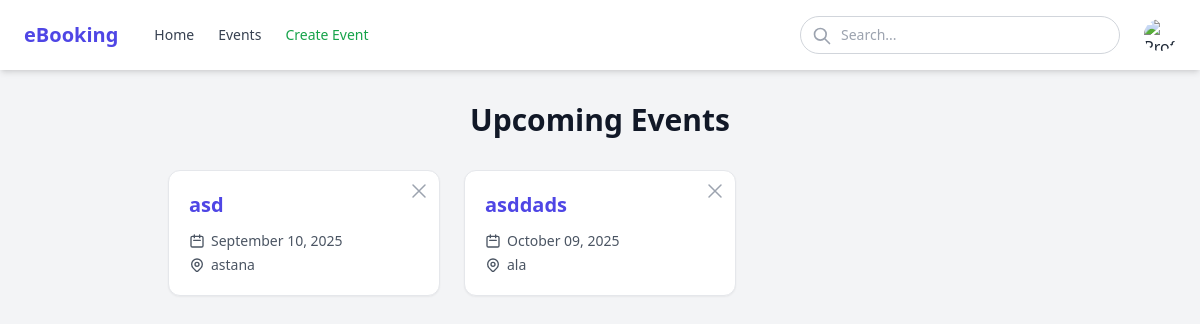
The app's page /events (signed in), older data.
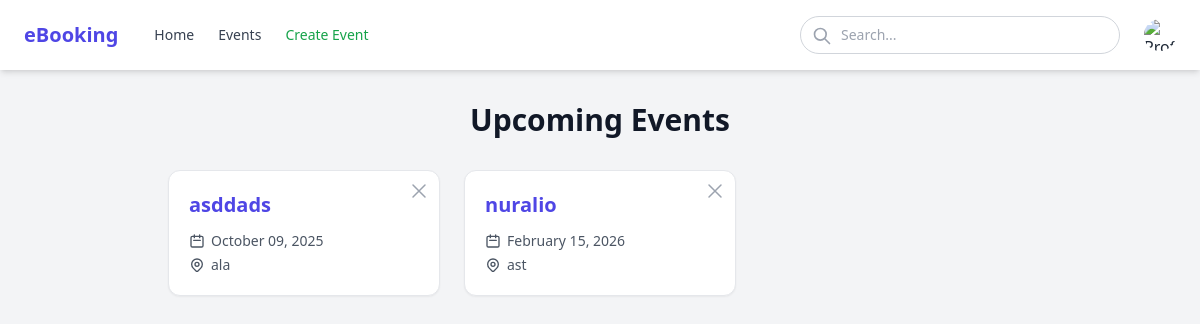
The same page, newer data.
### app/models.py (models this page shows, shortened)
class Event(db.Model):
    event_id: so.Mapped[int] = so.mapped_column(primary_key=True)
    title: so.Mapped[str] = so.mapped_column(sa.String(128), index=True, unique=True)
    description: so.Mapped[str] = so.mapped_column(sa.String(256), index=True)
    date: so.Mapped[datetime.date] = so.mapped_column(sa.Date)
    time: so.Mapped[datetime.time] = so.mapped_column(sa.Time, nullable=False)
    location: so.Mapped[str] = so.mapped_column(sa.String(30))
    total_seats: so.Mapped[int] = so.mapped_column()
    seats_left: so.Mapped[int] = so.mapped_column(default=0)
    created_by: so.Mapped[str] = so.mapped_column(sa.String(64))
    bookings: so.Mapped[list["Booking"]] = so.relationship(back_populates="event",
                                                           cascade="all, delete-orphan")

### app/routes.py (the view)
@app.route('/events')
def events():
    events = Event.query.all()
    return render_template('events.html', events=events)

### app/models.py (called while the page is built)
@login.user_loader
def load_user(id):
    return db.session.get(User, int(id))

### app/templates/events.html (shortened to what this page needs)
{% extends 'base.html' %}
{% block content %}
<div class="max-w-4xl mx-auto px-4">
    <h1 class="text-3xl font-bold text-gray-900 mb-8 text-center">Upcoming Events</h1>
    {% if events %}
        <div class="grid grid-cols-1 md:grid-cols-2 lg:grid-cols-3 gap-6">
            {% for event in events %}
            <a href="{{ url_for('event_detail', event_id=event.event_id) }}"
                class="block bg-white rounded-xl shadow-sm hover:shadow-md transition-shadow duration-300 ease-in-out overflow-hidden border border-gray-200 relative">
                {% if current_user.is_authenticated and current_user.role == 'admin' %}
                <div class="absolute top-2 right-2 z-10">
                    <form method="POST" action="{{ url_for('delete_event', event_id=event.event_id) }}" class="inline" onsubmit="return confirm('Are you sure you want to delete this event?');">
                        <button type="submit"
                            class="text-gray-400 hover:text-red-500 focus:outline-none focus:text-red-700 transition-colors duration-200"
                            title="Delete Event"
                            aria-label="Delete Event">
                                <svg xmlns="http://www.w3.org/2000/svg" fill="none" viewBox="0 0 24 24" stroke-width="1.5" stroke="currentColor" class="w-6 h-6">
                                    <path stroke-linecap="round" stroke-linejoin="round" d="M6 18 18 6M6 6l12 12" />
                                </svg>
                        </button>
                    </form>
                </div>
    {% endif %}
    <div class="p-5">
        <h3 class="text-xl font-semibold text-indigo-600 hover:text-indigo-800 transition-colors duration-200 mb-2">
            {{ event.title }}
        </h3>
        <div class="flex items-center text-gray-600 text-sm mt-3">
            <svg xmlns="http://www.w3.org/2000/svg" class="h-4 w-4 mr-1.5 flex-shrink-0" fill="none" viewBox="0 0 24 24" stroke="currentColor">
                <path stroke-linecap="round" stroke-linejoin="round" stroke-width="2" d="M8 7V3m8 4V3m-9 8h10M5 21h14a2 2 0 002-2V7a2 2 0 00-2-2H5a2 2 0 00-2 2v12a2 2 0 002 2z" />
            </svg>
            <span>{{ event.date.strftime('%B %d, %Y') if event.date else 'Date TBD' }}</span>
        </div>
        <div class="flex items-center text-gray-600 text-sm mt-1">
            <span class="truncate">{{ event.location or 'Location TBD' }}</span>
        </div>
    </div>
</a>
            {% endfor %}
        </div>
    {% endif %}
</div>
{% endblock %}

Row changes from the older to the newer data that the page shows:
removed Event: title "asd", date "September 10, 2025", location "astana"
added Event: title "nuralio", date "February 15, 2026", location "ast"
